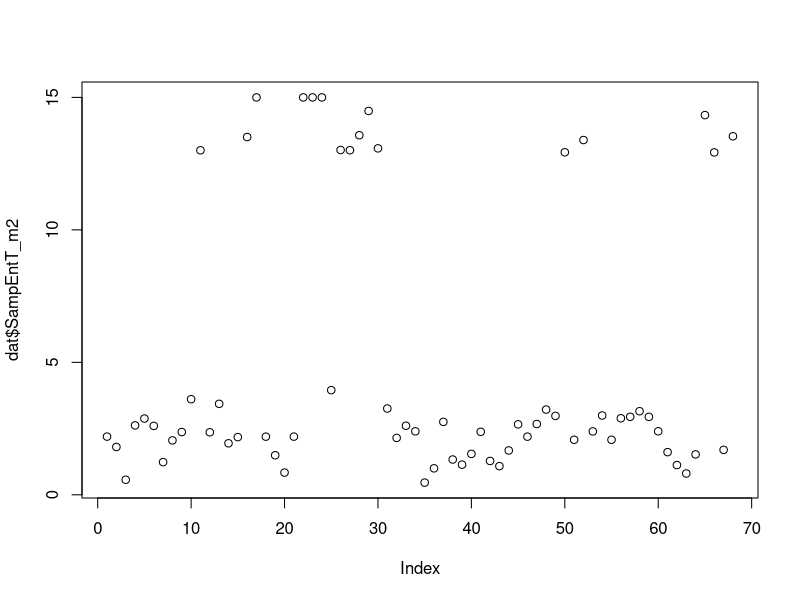
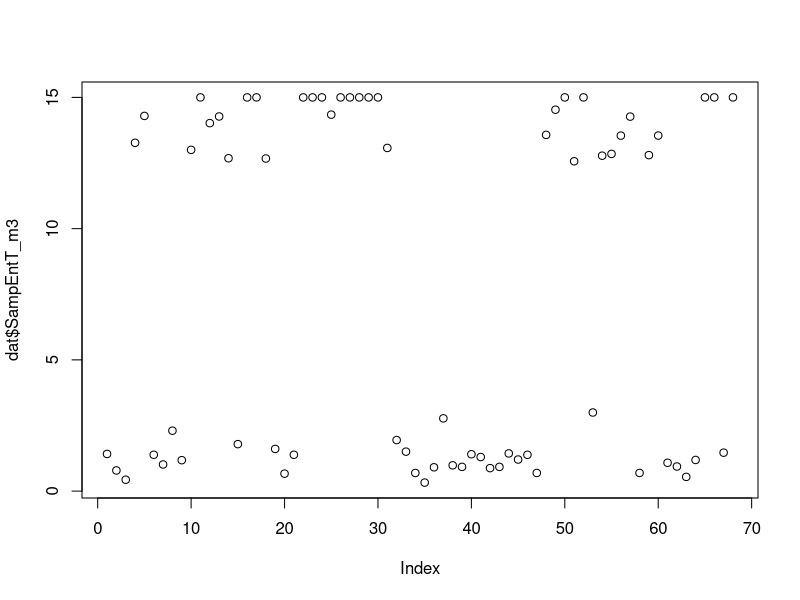
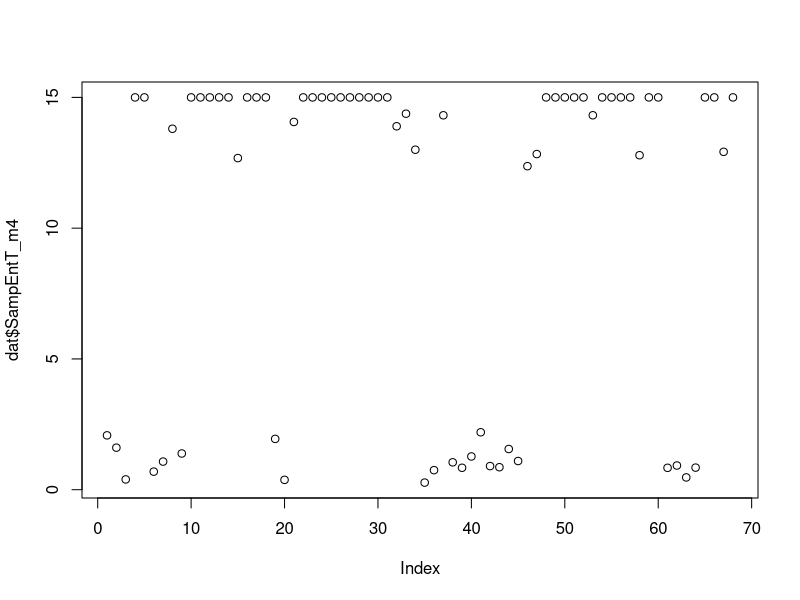
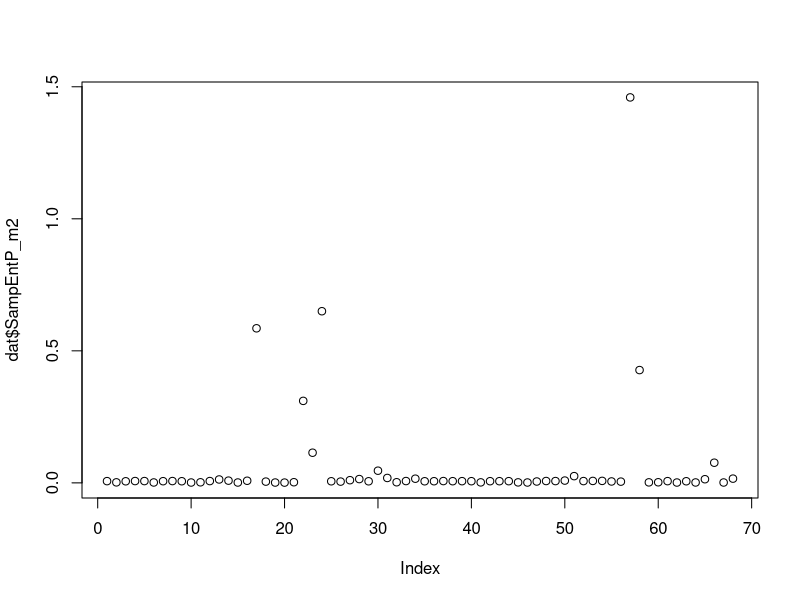
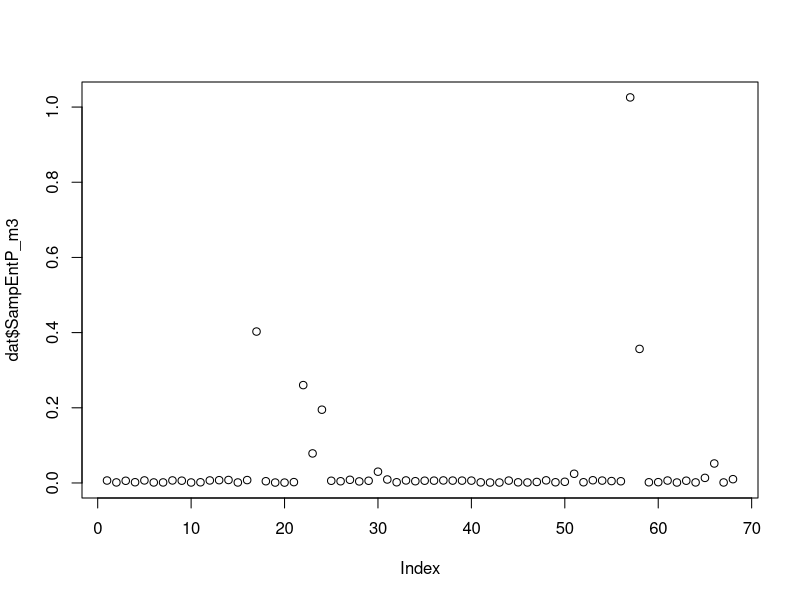
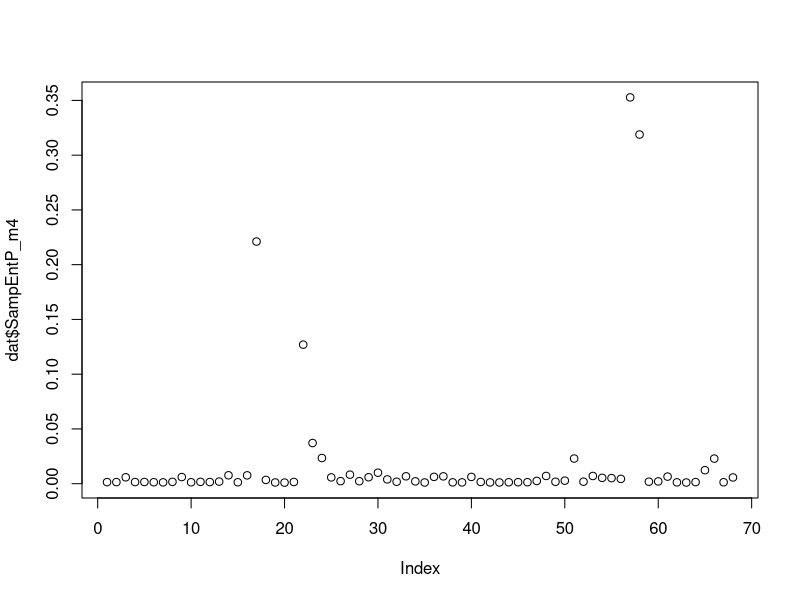
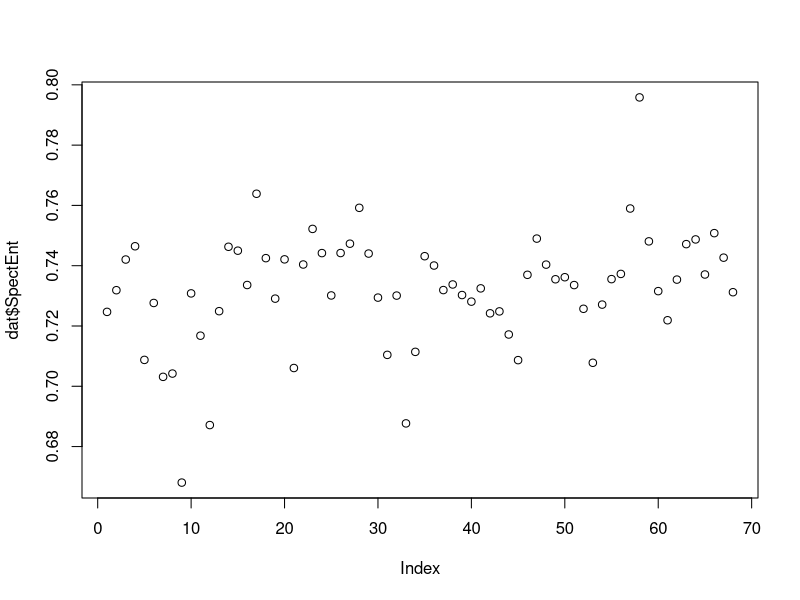

R code for these plots, in order:
# Code for producing results presented in Table 6 in the manuscript
# set working directory
setwd(dirname(rstudioapi::getSourceEditorContext()$path))

# required libraries
library(dplyr)
# library(groundhog)
# groundhog.day="2021-10-20"
# pkg = c('dplyr')
# groundhog.library(pkg, groundhog.day, tolerate.R.version='4.1.2')

# R. version
# platform       x86_64-w64-mingw32          
# arch           x86_64                      
# os             mingw32                     
# system         x86_64, mingw32             
# status                                     
# major          4                           
# minor          1.2                         
# year           2021                        
# month          11                          
# day            01                          
# svn rev        81115                       
# language       R                           
# version.string R version 4.1.2 (2021-11-01)
# nickname       Bird Hippie 

# read the data
# read non-noisy data
# dat <- read.csv("dat.csv")
# params <- select(dat, !(c(X, id)))
# read noisy data
# dat <- read.csv("dat-noise_SNR-20dB.csv")
# dat <- read.csv("dat-noise_SNR-10dB.csv")
# dat <- read.csv("dat-noise_SNR+0dB.csv")
# dat <- read.csv("dat-noise_SNR+10dB.csv")
 dat <- read.csv("dat-noise_SNR+20dB.csv")
 params <- select(dat, !(c(X, id)))

# set parameters
dat$nausea_onset <- factor(dat$nausea_onset)
params$nausea_onset <- factor(dat$nausea_onset)

# following parameters should be categorical (level is 10)
plot(dat$SampEntT_m2)
plot(dat$SampEntT_m3)
plot(dat$SampEntT_m4)

# following parameters should not be categorical
plot(dat$SampEntP_m2)
plot(dat$SampEntP_m3)
plot(dat$SampEntP_m4)
plot(dat$SpectEnt)

# change numerical to categorical variables
dat$SampEntT_m2[dat$SampEntT_m2 >= 10] <- "HIGH"
dat$SampEntT_m2[dat$SampEntT_m2 < 10] <- "LOW"
dat$SampEntT_m2 <- as.factor(dat$SampEntT_m2)

dat$SampEntT_m3[dat$SampEntT_m3 >= 10] <- "HIGH"
dat$SampEntT_m3[dat$SampEntT_m3 < 10] <- "LOW"
dat$SampEntT_m3 <- as.factor(dat$SampEntT_m3)

dat$SampEntT_m4[dat$SampEntT_m4 >= 10] <- "HIGH"
dat$SampEntT_m4[dat$SampEntT_m4 < 10] <- "LOW"
dat$SampEntT_m4 <- as.factor(dat$SampEntT_m4)

# chi square test - original data
chisq.test(dat$SampEntT_m2, dat$nausea_onset, simulate.p.value = T)
chisq.test(dat$SampEntT_m3, dat$nausea_onset, simulate.p.value = T)
chisq.test(dat$SampEntT_m4, dat$nausea_onset, simulate.p.value = T)

# count categorical variables
datNausea <- filter(dat, nausea_onset == 1)
datNonNausea <- filter(dat, nausea_onset == 0)

sum(dat$nausea_onset == 1)
sum(dat$nausea_onset == 0)

sum(datNausea$SampEntT_m2 == "HIGH") / sum(dat$nausea_onset == 1)
sum(datNausea$SampEntT_m2 == "LOW") / sum(dat$nausea_onset == 1)
sum(datNonNausea$SampEntT_m2 == "HIGH") / sum(dat$nausea_onset == 0)
sum(datNonNausea$SampEntT_m2 == "LOW") / sum(dat$nausea_onset == 0)

sum(datNausea$SampEntT_m3 == "HIGH") / sum(dat$nausea_onset == 1)
sum(datNausea$SampEntT_m3 == "LOW") / sum(dat$nausea_onset == 1)
sum(datNonNausea$SampEntT_m3 == "HIGH") / sum(dat$nausea_onset == 0)
sum(datNonNausea$SampEntT_m3 == "LOW") / sum(dat$nausea_onset == 0)

sum(datNausea$SampEntT_m4 == "HIGH") / sum(dat$nausea_onset == 1)
sum(datNausea$SampEntT_m4 == "LOW") / sum(dat$nausea_onset == 1)
sum(datNonNausea$SampEntT_m4 == "HIGH") / sum(dat$nausea_onset == 0)
sum(datNonNausea$SampEntT_m4 == "LOW") / sum(dat$nausea_onset == 0)
